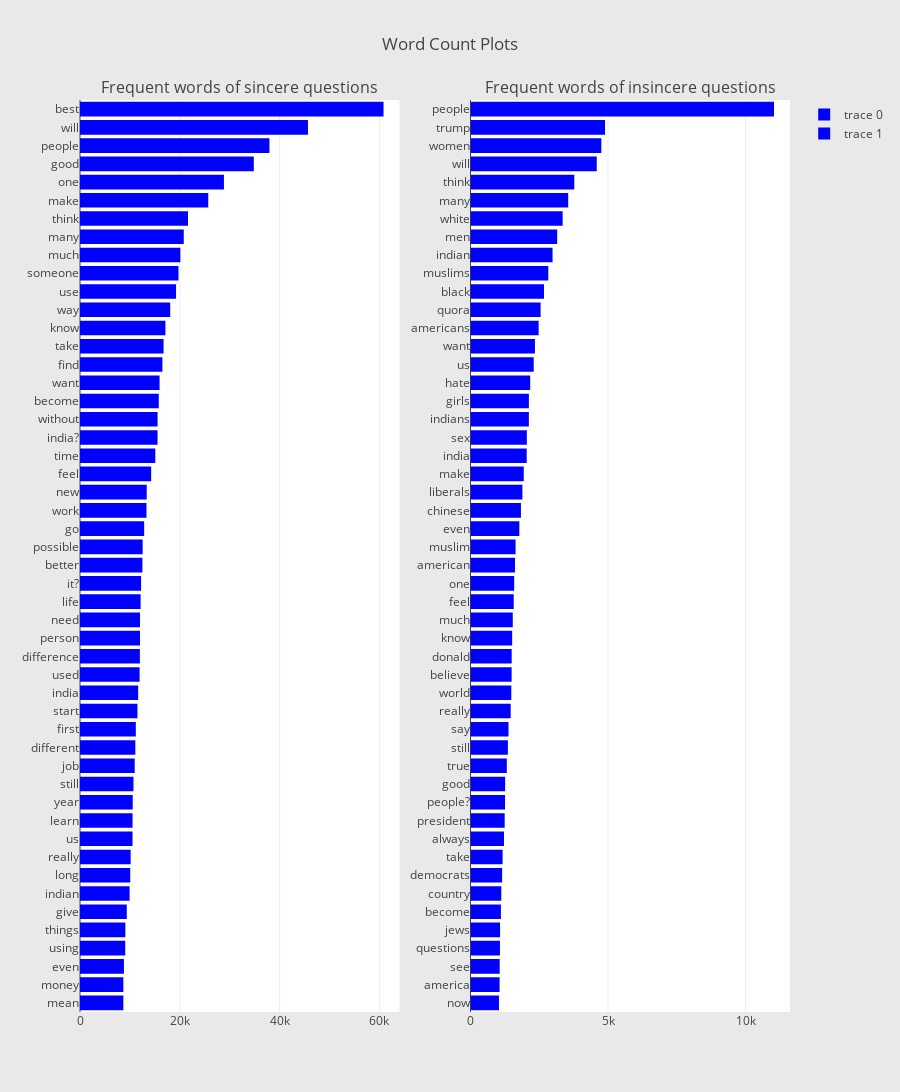

This figure's notebook cell:
### Code cell
from collections import defaultdict
train_1 = train[train["target"]==1]
train_0 = train[train["target"]==0]


## custom function for ngram generation ##
def generate_ngrams(text, n_gram=1):
    token = [token for token in text.lower().split(" ") if token != "" if token not in STOPWORDS]
    # *はリストを解除する.ここでは単語単位でリストに格納されており、
    # n_gramの数に応じて最初のインデックスが変わっていくので、1つずつインデックスのズレたリストがzipに入り、
    # n_gramの作成になっている
    ngrams = zip(*[token[i:] for i in range(n_gram)])
    return [" ".join(ngram) for ngram in ngrams]

## custom function for horizontal bar chart ##
def horizontal_bar_chart(df, color):
    trace = go.Bar(
        y=df["word"].values[::-1],
        x=df["wordcount"].values[::-1],
        showlegend=False,
        orientation = 'h',
        marker=dict(color=color,),
    )
    return trace


## Get the bar chart from sincere question ##
# n_gramの単位でワードカウント
freq_dict = defaultdict(int)
for sent in train_0["question_text"]:
    for word in generate_ngrams(sent):
        freq_dict[word] += 1
        
fd_sorted = pd.DataFrame(sorted(freq_dict.items(), key=lambda x: x[1])[::-1])
fd_sorted.columns = ["word", "wordcount"]        
trace0 = horizontal_bar_chart(fd_sorted.head(50), 'blue')

## Get the bar chart from insincere questions ##
freq_dict = defaultdict(int)
for sent in train_1["question_text"]:
    for word in generate_ngrams(sent):
        freq_dict[word] += 1
fd_sorted = pd.DataFrame(sorted(freq_dict.items(), key=lambda x: x[1])[::-1])
fd_sorted.columns = ["word", "wordcount"]
trace1 = horizontal_bar_chart(fd_sorted.head(50), 'blue')

# Creating two subplots
fig = tools.make_subplots(rows=1, cols=2, vertical_spacing=0.04,
                         subplot_titles=["Frequent words of sincere questions",
                                         "Frequent words of insincere questions" ])
fig.append_trace(trace0, 1, 1)
fig.append_trace(trace1, 1, 2)
fig['layout'].update(height=1200, width=900, paper_bgcolor='rgb(233,233,233)', title="Word Count Plots")
py.iplot(fig, filename="word-plots")

### Figure 1 — Plotly figure (JSON) as saved in the notebook; plotly's stock layout.template omitted (floating-point values rounded to 4 significant figures)
{"data": [{"marker": {"color": "blue"}, "orientation": "h", "showlegend": true, "type": "bar", "uid": "cfdb27fd-e88c-4da9-bf2a-a88a175834c6", "x": [8684, 8686, 8803, 9067, 9087, 9373, 9938, 10063, 10148, 10524, 10533, 10562, 10709, 10958, 11090, 11184, 11507, 11653, 11940, 11998, 12026, 12028, 12146, 12238, 12501, 12552, 12857, 13319, 13368, 14260, 15089, 15536, 15545, 15781, 15941, 16508, 16743, 17118, 18073, 19250, 19728, 20108, 20788, 21641, 25696, 28840, 34827, 37960, 45675, 60816], "xaxis": "x", "y": ["mean", "money", "even", "using", "things", "give", "indian", "long", "really", "us", "learn", "year", "still", "job", "different", "first", "start", "india", "used", "difference", "person", "need", "life", "it?", "better", "possible", "go", "work", "new", "feel", "time", "india?", "without", "become", "want", "find", "take", "know", "way", "use", "someone", "much", "many", "think", "make", "one", "good", "people", "will", "best"], "yaxis": "y"}, {"marker": {"color": "blue"}, "orientation": "h", "showlegend": true, "type": "bar", "uid": "da857c72-f4f6-4d98-a452-f0aea6759100", "x": [1035, 1058, 1062, 1071, 1075, 1106, 1119, 1150, 1167, 1218, 1243, 1255, 1259, 1321, 1360, 1382, 1461, 1483, 1495, 1497, 1515, 1537, 1572, 1588, 1618, 1639, 1776, 1834, 1887, 1937, 2043, 2048, 2122, 2123, 2171, 2298, 2343, 2478, 2549, 2672, 2828, 2984, 3152, 3351, 3552, 3774, 4590, 4757, 4893, 11036], "xaxis": "x2", "y": ["now", "america", "see", "questions", "jews", "become", "country", "democrats", "take", "always", "president", "people?", "good", "true", "still", "say", "really", "world", "believe", "donald", "know", "much", "feel", "one", "american", "muslim", "even", "chinese", "liberals", "make", "india", "sex", "indians", "girls", "hate", "us", "want", "americans", "quora", "black", "muslims", "indian", "men", "white", "many", "think", "will", "women", "trump", "people"], "yaxis": "y2"}], "layout": {"annotations": [{"font": {"size": 16}, "showarrow": false, "text": "Frequent words of sincere questions", "x": 0.225, "xanchor": "center", "xref": "paper", "y": 1, "yanchor": "bottom", "yref": "paper"}, {"font": {"size": 16}, "showarrow": false, "text": "Frequent words of insincere questions", "x": 0.775, "xanchor": "center", "xref": "paper", "y": 1, "yanchor": "bottom", "yref": "paper"}], "height": 1200, "paper_bgcolor": "rgb(233,233,233)", "title": "Word Count Plots", "width": 900, "xaxis": {"anchor": "y", "autorange": true, "domain": [0, 0.45], "range": [0, 64020.0], "type": "linear"}, "xaxis2": {"anchor": "y2", "autorange": true, "domain": [0.55, 1], "range": [0, 11620.0], "type": "linear"}, "yaxis": {"anchor": "x", "autorange": true, "domain": [0, 1], "range": [-0.5, 49.5], "type": "category"}, "yaxis2": {"anchor": "x2", "autorange": true, "domain": [0, 1], "range": [-0.5, 49.5], "type": "category"}}}
